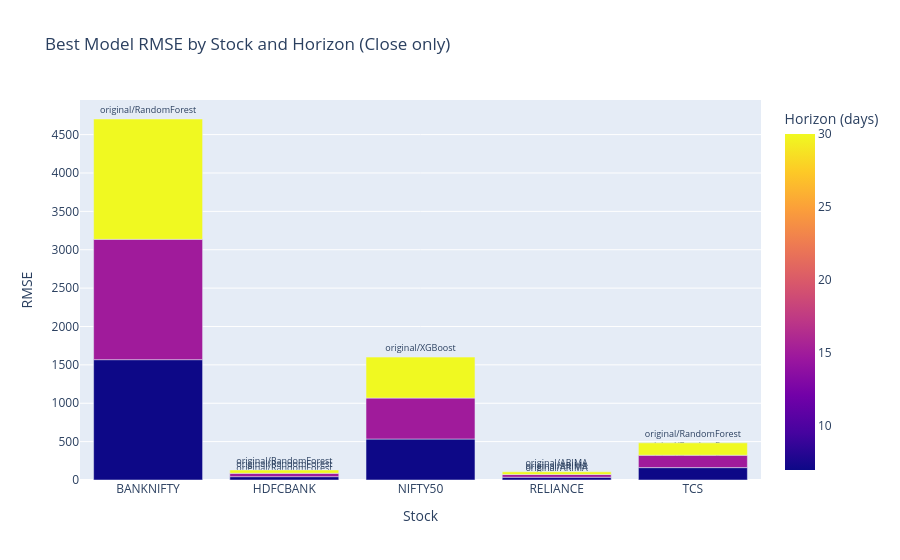
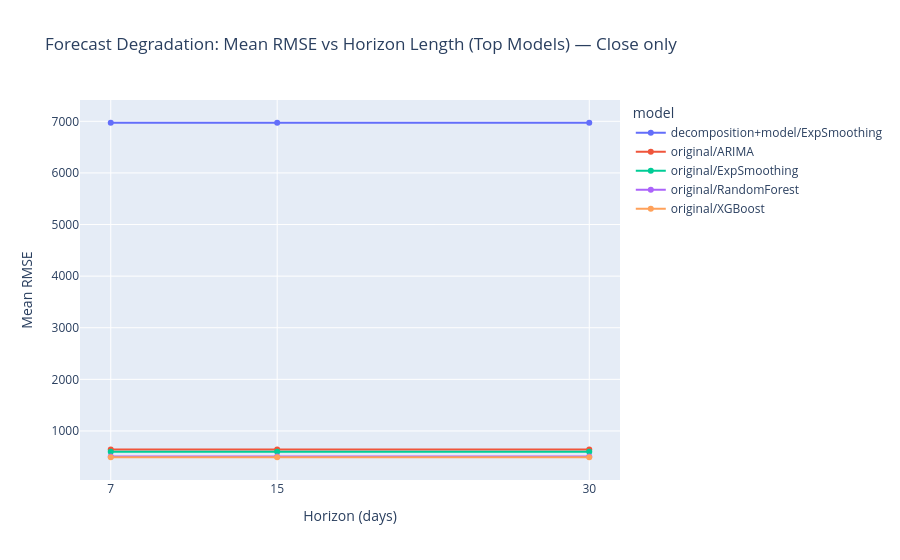
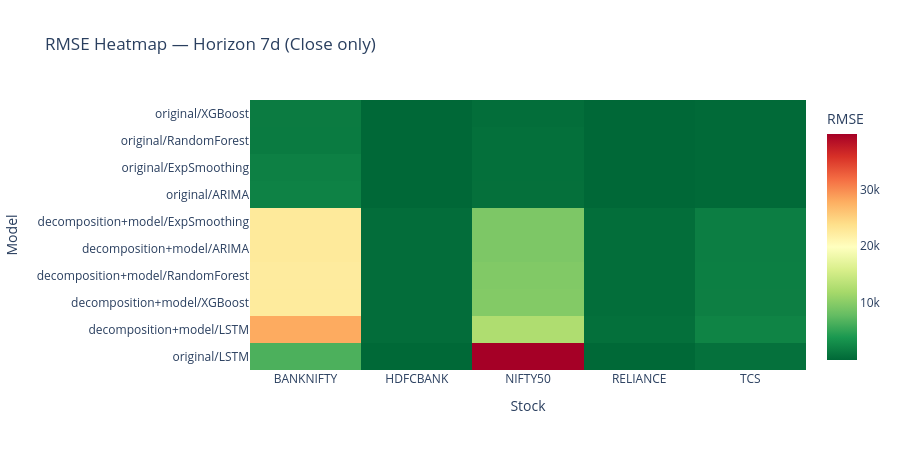
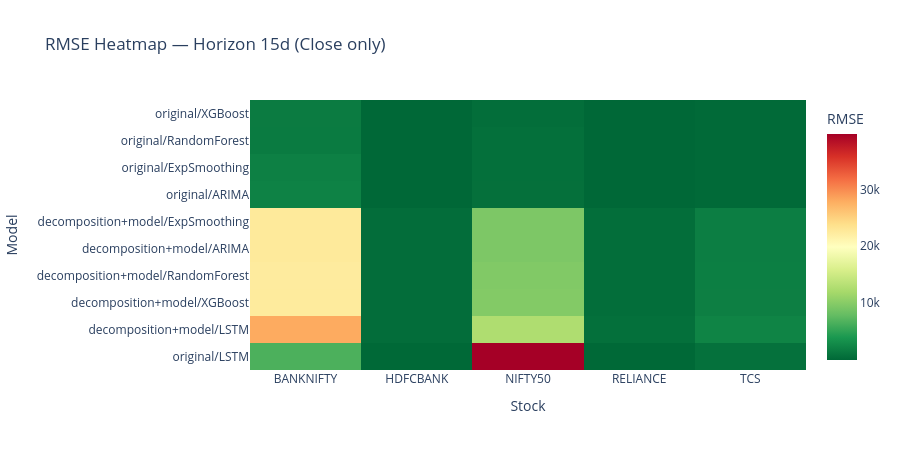

Notebook code for these charts, in order:
### Code cell
# ─────────────────────────────────────────────────────────────────────────────
# STANDALONE: Load saved metrics and reproduce all charts after kernel restart
# (Filter to Close target/column only — Volatility analysis moved to a separate notebook)
# ─────────────────────────────────────────────────────────────────────────────
from pathlib import Path
import pandas as pd
import plotly.express as px
import plotly.graph_objects as go
from plotly.subplots import make_subplots

# ── Point at the saved run ────────────────────────────────────────────────────
METRICS_DIR = Path("brain_automl_output/metrics")
RUN_TS = "20260406_235127"   # ← change if you have a newer run

full_lb = pd.read_csv(METRICS_DIR / f"full_leaderboard_{RUN_TS}.csv")
# Keep only rows related to Close (remove Volatility targets)
if 'column' in full_lb.columns:
    full_lb = full_lb[full_lb['column'].astype(str).str.lower() == 'close'].reset_index(drop=True)

# Recompute derived tables from filtered leaderboard
best_per_stock = (
    full_lb.sort_values(['stock', 'horizon', 'rmse']).
    groupby(['stock', 'horizon'], as_index=False).first()
)

overall_best = (
    full_lb.groupby('model', as_index=False)['rmse']
    .mean()
    .sort_values('rmse')
    .head(10)
)

horizon_perf = (
    full_lb.groupby(['horizon','model','library'], as_index=False)['rmse']
    .mean()
)

print(f"✅ Loaded {len(full_lb):,} leaderboard rows (Close only) | "
      f"{full_lb['stock'].nunique()} stocks | "
      f"horizons: {sorted(full_lb['horizon'].unique().tolist())}")

# ── 1. Full leaderboard ───────────────────────────────────────────────────────
print("\n── Full Leaderboard (top 20) — Close only ──")
display(full_lb.head(20))

# ── 2. Best model per stock × horizon ────────────────────────────────────────
print("\n── Best Model per Stock × Horizon (Close only) ──")
display(best_per_stock)

# ── 3. Overall best models ────────────────────────────────────────────────────
print("\n── Overall Best Models (mean RMSE across all stocks) — Close only ──")
display(overall_best)

# ── Publication-ready comparison table ───────────────────────────────────────
# Compute per-model statistics across stocks
pub_tbl = (
    full_lb.groupby(["model", "library"]).agg(
        mean_rmse=("rmse", "mean"),
        std_rmse=("rmse", "std"),
        mean_mae=("mae", "mean"),
        mean_mape=("mape", "mean"),
        n_rows=("stock", "count"),
        n_stocks=("stock", lambda s: s.nunique()),
    ).reset_index()
)

# Compute median rank of each model across stocks for RMSE (lower is better)
ranks = []
for s in sorted(full_lb['stock'].unique()):
    df_s = full_lb[full_lb['stock'] == s].copy()
    df_s = df_s.dropna(subset=['rmse'])
    df_s['rank'] = df_s.groupby('horizon')['rmse'].rank(method='min')
    ranks.append(df_s[['model', 'rank', 'stock']])
if ranks:
    rank_df = pd.concat(ranks, ignore_index=True)
    median_rank = rank_df.groupby('model')['rank'].median().reset_index().rename(columns={'rank': 'median_rank'})
    pub_tbl = pub_tbl.merge(median_rank, on='model', how='left')

pub_tbl = pub_tbl.sort_values(['mean_rmse', 'median_rank']).reset_index(drop=True)

print('\n── Publication Table (top 20 models) ──')
display(pub_tbl.head(20))

# ── 4. RMSE bar chart — best model per stock and horizon ─────────────────────
fig = px.bar(
    best_per_stock,
    x="stock",
    y="rmse",
    color="horizon",
    barmode="group",
    text="model",
    title="Best Model RMSE by Stock and Horizon (Close only)",
    labels={"rmse": "RMSE", "stock": "Stock", "horizon": "Horizon (days)"},
    hover_data=["model", "library", "mae", "mape"],
)
fig.update_traces(textposition="outside", textfont_size=9)
fig.show()

# ── 5. Horizon degradation — RMSE vs horizon length (top models) ─────────────
top_models = []
for h in [7, 15, 30]:
    top_models.extend(
        horizon_perf[horizon_perf["horizon"] == h]
        .sort_values("rmse")
        .head(5)["model"]
        .tolist()
    )
top_models = list(dict.fromkeys(top_models))  # deduplicate, preserve order

fig2 = px.line(
    horizon_perf[horizon_perf["model"].isin(top_models)].sort_values(["model", "horizon"]),
    x="horizon",
    y="rmse",
    color="model",
    markers=True,
    title="Forecast Degradation: Mean RMSE vs Horizon Length (Top Models) — Close only",
    labels={"rmse": "Mean RMSE", "horizon": "Horizon (days)"},
)
fig2.update_xaxes(tickvals=[7, 15, 30])
fig2.show()

# ── 6. Heatmap — RMSE by stock × model at each horizon ───────────────────────
for h in [7, 15, 30]:
    lb_h = full_lb[full_lb["horizon"] == h].copy()
    if lb_h.empty:
        continue
    pivot = lb_h.pivot_table(index="model", columns="stock", values="rmse", aggfunc="min")
    # Keep top 15 models by mean RMSE
    pivot = pivot.loc[pivot.mean(axis=1).sort_values().head(15).index]

    fig3 = px.imshow(
        pivot,
        color_continuous_scale="RdYlGn_r",
        title=f"RMSE Heatmap — Horizon {h}d (Close only)",
        labels=dict(x="Stock", y="Model", color="RMSE"),
        aspect="auto",
    )
    fig3.update_layout(height=450, margin=dict(l=180))
    fig3.show()

print("\n✅ All charts rendered from saved metrics (Close only).")
print("ℹ️  Volatility-specific analysis has been moved to examples/volatility_checking.ipynb")

### Figure 1 — Plotly figure (JSON) as saved in the notebook; plotly's stock layout.template omitted (floating-point values rounded to 4 significant figures)
{"data": [{"alignmentgroup": "True", "customdata": [["original/RandomForest", "classical", 1270.0, 2.419], ["original/RandomForest", "classical", 1270.0, 2.419], ["original/RandomForest", "classical", 1270.0, 2.419], ["original/RandomForest", "classical", 38.6, 4.274], ["original/RandomForest", "classical", 38.6, 4.274], ["original/RandomForest", "classical", 38.6, 4.274], ["original/XGBoost", "classical", 439.8, 1.825], ["original/XGBoost", "classical", 439.8, 1.825], ["original/XGBoost", "classical", 439.8, 1.825], ["original/ARIMA", "classical", 30.43, 2.43], ["original/ARIMA", "classical", 30.43, 2.43], ["original/ARIMA", "classical", 30.43, 2.43], ["original/RandomForest", "classical", 130.5, 3.215], ["original/RandomForest", "classical", 130.5, 3.215], ["original/RandomForest", "classical", 130.5, 3.215]], "hovertemplate": "Stock=%{x}<br>RMSE=%{y}<br>model=%{customdata[0]}<br>library=%{customdata[1]}<br>mae=%{customdata[2]}<br>mape=%{customdata[3]}<br>Horizon (days)=%{marker.color}<extra></extra>", "legendgroup": "", "marker": {"color": [7, 15, 30, 7, 15, 30, 7, 15, 30, 7, 15, 30, 7, 15, 30], "coloraxis": "coloraxis", "pattern": {"shape": ""}}, "name": "", "offsetgroup": "", "orientation": "v", "showlegend": false, "text": ["original/RandomForest", "original/RandomForest", "original/RandomForest", "original/RandomForest", "original/RandomForest", "original/RandomForest", "original/XGBoost", "original/XGBoost", "original/XGBoost", "original/ARIMA", "original/ARIMA", "original/ARIMA", "original/RandomForest", "original/RandomForest", "original/RandomForest"], "textfont": {"size": 9}, "textposition": "outside", "type": "bar", "x": ["BANKNIFTY", "BANKNIFTY", "BANKNIFTY", "HDFCBANK", "HDFCBANK", "HDFCBANK", "NIFTY50", "NIFTY50", "NIFTY50", "RELIANCE", "RELIANCE", "RELIANCE", "TCS", "TCS", "TCS"], "xaxis": "x", "y": [1568.0, 1568.0, 1568.0, 43.56, 43.56, 43.56, 533.8, 533.8, 533.8, 35.71, 35.71, 35.71, 161.4, 161.4, 161.4], "yaxis": "y"}], "layout": {"barmode": "group", "coloraxis": {"colorbar": {"title": {"text": "Horizon (days)"}}, "colorscale": [[0, "#0d0887"], [0.1111, "#46039f"], [0.2222, "#7201a8"], [0.3333, "#9c179e"], [0.4444, "#bd3786"], [0.5556, "#d8576b"], [0.6667, "#ed7953"], [0.7778, "#fb9f3a"], [0.8889, "#fdca26"], [1, "#f0f921"]]}, "legend": {"tracegroupgap": 0}, "title": {"text": "Best Model RMSE by Stock and Horizon (Close only)"}, "xaxis": {"anchor": "y", "domain": [0, 1], "title": {"text": "Stock"}}, "yaxis": {"anchor": "x", "domain": [0, 1], "title": {"text": "RMSE"}}}}

### Figure 2 — Plotly figure (JSON) as saved in the notebook; plotly's stock layout.template omitted (floating-point values rounded to 4 significant figures)
{"data": [{"hovertemplate": "model=decomposition+model/ExpSmoothing<br>Horizon (days)=%{x}<br>Mean RMSE=%{y}<extra></extra>", "legendgroup": "decomposition+model/ExpSmoothing", "line": {"color": "#636efa", "dash": "solid"}, "marker": {"symbol": "circle"}, "mode": "lines+markers", "name": "decomposition+model/ExpSmoothing", "orientation": "v", "showlegend": true, "type": "scatter", "x": [7, 15, 30], "xaxis": "x", "y": [6972.0, 6972.0, 6972.0], "yaxis": "y"}, {"hovertemplate": "model=original/ARIMA<br>Horizon (days)=%{x}<br>Mean RMSE=%{y}<extra></extra>", "legendgroup": "original/ARIMA", "line": {"color": "#EF553B", "dash": "solid"}, "marker": {"symbol": "circle"}, "mode": "lines+markers", "name": "original/ARIMA", "orientation": "v", "showlegend": true, "type": "scatter", "x": [7, 15, 30], "xaxis": "x", "y": [642.7, 642.7, 642.7], "yaxis": "y"}, {"hovertemplate": "model=original/ExpSmoothing<br>Horizon (days)=%{x}<br>Mean RMSE=%{y}<extra></extra>", "legendgroup": "original/ExpSmoothing", "line": {"color": "#00cc96", "dash": "solid"}, "marker": {"symbol": "circle"}, "mode": "lines+markers", "name": "original/ExpSmoothing", "orientation": "v", "showlegend": true, "type": "scatter", "x": [7, 15, 30], "xaxis": "x", "y": [598.9, 598.9, 598.9], "yaxis": "y"}, {"hovertemplate": "model=original/RandomForest<br>Horizon (days)=%{x}<br>Mean RMSE=%{y}<extra></extra>", "legendgroup": "original/RandomForest", "line": {"color": "#ab63fa", "dash": "solid"}, "marker": {"symbol": "circle"}, "mode": "lines+markers", "name": "original/RandomForest", "orientation": "v", "showlegend": true, "type": "scatter", "x": [7, 15, 30], "xaxis": "x", "y": [503.5, 503.5, 503.5], "yaxis": "y"}, {"hovertemplate": "model=original/XGBoost<br>Horizon (days)=%{x}<br>Mean RMSE=%{y}<extra></extra>", "legendgroup": "original/XGBoost", "line": {"color": "#FFA15A", "dash": "solid"}, "marker": {"symbol": "circle"}, "mode": "lines+markers", "name": "original/XGBoost", "orientation": "v", "showlegend": true, "type": "scatter", "x": [7, 15, 30], "xaxis": "x", "y": [490.5, 490.5, 490.5], "yaxis": "y"}], "layout": {"legend": {"title": {"text": "model"}, "tracegroupgap": 0}, "title": {"text": "Forecast Degradation: Mean RMSE vs Horizon Length (Top Models) — Close only"}, "xaxis": {"anchor": "y", "domain": [0, 1], "tickvals": [7, 15, 30], "title": {"text": "Horizon (days)"}}, "yaxis": {"anchor": "x", "domain": [0, 1], "title": {"text": "Mean RMSE"}}}}

### Figure 3 — Plotly figure (JSON) as saved in the notebook; plotly's stock layout.template omitted (floating-point values rounded to 4 significant figures)
{"data": [{"coloraxis": "coloraxis", "hovertemplate": "Stock: %{x}<br>Model: %{y}<br>RMSE: %{z}<extra></extra>", "name": "0", "type": "heatmap", "x": ["BANKNIFTY", "HDFCBANK", "NIFTY50", "RELIANCE", "TCS"], "xaxis": "x", "y": ["original/XGBoost", "original/RandomForest", "original/ExpSmoothing", "original/ARIMA", "decomposition+model/ExpSmoothing", "decomposition+model/ARIMA", "decomposition+model/RandomForest", "decomposition+model/XGBoost", "decomposition+model/LSTM", "original/LSTM"], "yaxis": "y", "z": [[1638.0, 51.32, 533.8, 57.43, 171.4], [1568.0, 43.56, 683.2, 61.7, 161.4], [2059.0, 58.1, 670.5, 37.88, 169.2], [2206.0, 61.05, 731.4, 35.71, 179.8], [22610.0, 434.1, 9406.0, 539.4, 1868.0], [22620.0, 434.8, 9421.0, 537.3, 1874.0], [22410.0, 436.4, 9647.0, 566.2, 1920.0], [22450.0, 437.5, 9761.0, 567.1, 1949.0], [27990.0, 474.4, 12630.0, 661.3, 2314.0], [6591.0, 109.7, 39710.0, 86.23, 792.3]]}], "layout": {"coloraxis": {"colorbar": {"title": {"text": "RMSE"}}, "colorscale": [[0, "rgb(0,104,55)"], [0.1, "rgb(26,152,80)"], [0.2, "rgb(102,189,99)"], [0.3, "rgb(166,217,106)"], [0.4, "rgb(217,239,139)"], [0.5, "rgb(255,255,191)"], [0.6, "rgb(254,224,139)"], [0.7, "rgb(253,174,97)"], [0.8, "rgb(244,109,67)"], [0.9, "rgb(215,48,39)"], [1, "rgb(165,0,38)"]]}, "height": 450, "margin": {"l": 180}, "title": {"text": "RMSE Heatmap — Horizon 7d (Close only)"}, "xaxis": {"anchor": "y", "domain": [0, 1], "title": {"text": "Stock"}}, "yaxis": {"anchor": "x", "autorange": "reversed", "domain": [0, 1], "title": {"text": "Model"}}}}

### Figure 4 — Plotly figure (JSON) as saved in the notebook; plotly's stock layout.template omitted (floating-point values rounded to 4 significant figures)
{"data": [{"coloraxis": "coloraxis", "hovertemplate": "Stock: %{x}<br>Model: %{y}<br>RMSE: %{z}<extra></extra>", "name": "0", "type": "heatmap", "x": ["BANKNIFTY", "HDFCBANK", "NIFTY50", "RELIANCE", "TCS"], "xaxis": "x", "y": ["original/XGBoost", "original/RandomForest", "original/ExpSmoothing", "original/ARIMA", "decomposition+model/ExpSmoothing", "decomposition+model/ARIMA", "decomposition+model/RandomForest", "decomposition+model/XGBoost", "decomposition+model/LSTM", "original/LSTM"], "yaxis": "y", "z": [[1638.0, 51.32, 533.8, 57.43, 171.4], [1568.0, 43.56, 683.2, 61.7, 161.4], [2059.0, 58.1, 670.5, 37.88, 169.2], [2206.0, 61.05, 731.4, 35.71, 179.8], [22610.0, 434.1, 9406.0, 539.4, 1868.0], [22620.0, 434.8, 9421.0, 537.3, 1874.0], [22410.0, 436.4, 9647.0, 566.2, 1920.0], [22450.0, 437.5, 9761.0, 567.1, 1949.0], [27990.0, 474.4, 12630.0, 661.3, 2314.0], [6591.0, 109.7, 39710.0, 86.23, 792.3]]}], "layout": {"coloraxis": {"colorbar": {"title": {"text": "RMSE"}}, "colorscale": [[0, "rgb(0,104,55)"], [0.1, "rgb(26,152,80)"], [0.2, "rgb(102,189,99)"], [0.3, "rgb(166,217,106)"], [0.4, "rgb(217,239,139)"], [0.5, "rgb(255,255,191)"], [0.6, "rgb(254,224,139)"], [0.7, "rgb(253,174,97)"], [0.8, "rgb(244,109,67)"], [0.9, "rgb(215,48,39)"], [1, "rgb(165,0,38)"]]}, "height": 450, "margin": {"l": 180}, "title": {"text": "RMSE Heatmap — Horizon 15d (Close only)"}, "xaxis": {"anchor": "y", "domain": [0, 1], "title": {"text": "Stock"}}, "yaxis": {"anchor": "x", "autorange": "reversed", "domain": [0, 1], "title": {"text": "Model"}}}}
